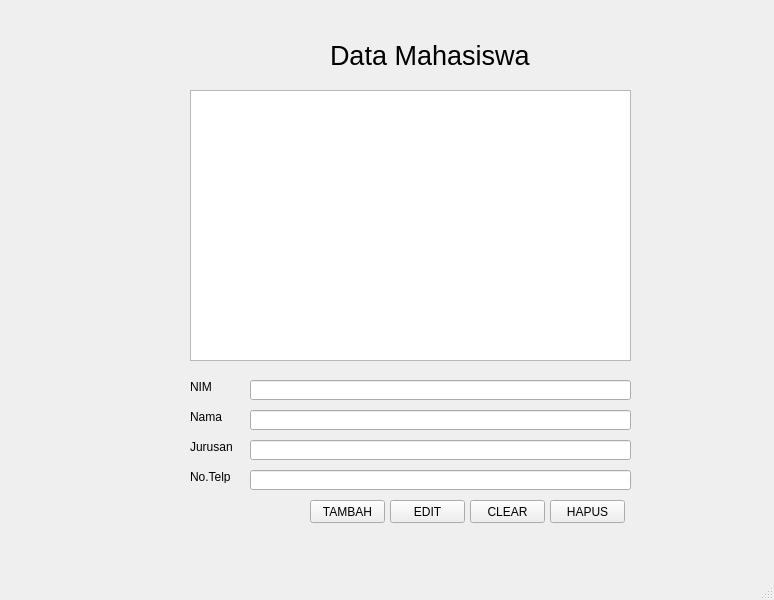
<?xml version="1.0" encoding="UTF-8"?>
<ui version="4.0">
 <class>MainWindow</class>
 <widget class="QMainWindow" name="MainWindow">
  <property name="geometry">
   <rect>
    <x>0</x>
    <y>0</y>
    <width>774</width>
    <height>600</height>
   </rect>
  </property>
  <property name="windowTitle">
   <string>MainWindow</string>
  </property>
  <widget class="QWidget" name="centralwidget">
   <widget class="QPlainTextEdit" name="plainTextEdit">
    <property name="geometry">
     <rect>
      <x>190</x>
      <y>90</y>
      <width>441</width>
      <height>271</height>
     </rect>
    </property>
   </widget>
   <widget class="QLabel" name="label">
    <property name="geometry">
     <rect>
      <x>330</x>
      <y>20</y>
      <width>251</width>
      <height>71</height>
     </rect>
    </property>
    <property name="minimumSize">
     <size>
      <width>0</width>
      <height>0</height>
     </size>
    </property>
    <property name="baseSize">
     <size>
      <width>0</width>
      <height>0</height>
     </size>
    </property>
    <property name="font">
     <font>
      <pointsize>20</pointsize>
     </font>
    </property>
    <property name="mouseTracking">
     <bool>false</bool>
    </property>
    <property name="text">
     <string>Data Mahasiswa</string>
    </property>
   </widget>
   <widget class="QLabel" name="label_2">
    <property name="geometry">
     <rect>
      <x>190</x>
      <y>380</y>
      <width>47</width>
      <height>13</height>
     </rect>
    </property>
    <property name="text">
     <string>NIM</string>
    </property>
   </widget>
   <widget class="QLabel" name="label_3">
    <property name="geometry">
     <rect>
      <x>190</x>
      <y>410</y>
      <width>47</width>
      <height>13</height>
     </rect>
    </property>
    <property name="text">
     <string>Nama</string>
    </property>
   </widget>
   <widget class="QLabel" name="label_4">
    <property name="geometry">
     <rect>
      <x>190</x>
      <y>470</y>
      <width>47</width>
      <height>13</height>
     </rect>
    </property>
    <property name="text">
     <string>No.Telp</string>
    </property>
   </widget>
   <widget class="QLabel" name="label_5">
    <property name="geometry">
     <rect>
      <x>190</x>
      <y>440</y>
      <width>47</width>
      <height>13</height>
     </rect>
    </property>
    <property name="text">
     <string>Jurusan</string>
    </property>
   </widget>
   <widget class="QLineEdit" name="lineEdit">
    <property name="geometry">
     <rect>
      <x>250</x>
      <y>380</y>
      <width>381</width>
      <height>20</height>
     </rect>
    </property>
   </widget>
   <widget class="QLineEdit" name="lineEdit_2">
    <property name="geometry">
     <rect>
      <x>250</x>
      <y>410</y>
      <width>381</width>
      <height>20</height>
     </rect>
    </property>
   </widget>
   <widget class="QLineEdit" name="lineEdit_3">
    <property name="geometry">
     <rect>
      <x>250</x>
      <y>440</y>
      <width>381</width>
      <height>20</height>
     </rect>
    </property>
   </widget>
   <widget class="QLineEdit" name="lineEdit_4">
    <property name="geometry">
     <rect>
      <x>250</x>
      <y>470</y>
      <width>381</width>
      <height>20</height>
     </rect>
    </property>
   </widget>
   <widget class="QPushButton" name="pushButton">
    <property name="geometry">
     <rect>
      <x>310</x>
      <y>500</y>
      <width>75</width>
      <height>23</height>
     </rect>
    </property>
    <property name="text">
     <string>TAMBAH</string>
    </property>
   </widget>
   <widget class="QPushButton" name="pushButton_2">
    <property name="geometry">
     <rect>
      <x>550</x>
      <y>500</y>
      <width>75</width>
      <height>23</height>
     </rect>
    </property>
    <property name="text">
     <string>HAPUS</string>
    </property>
   </widget>
   <widget class="QPushButton" name="pushButton_3">
    <property name="geometry">
     <rect>
      <x>470</x>
      <y>500</y>
      <width>75</width>
      <height>23</height>
     </rect>
    </property>
    <property name="text">
     <string>CLEAR</string>
    </property>
   </widget>
   <widget class="QPushButton" name="pushButton_4">
    <property name="geometry">
     <rect>
      <x>390</x>
      <y>500</y>
      <width>75</width>
      <height>23</height>
     </rect>
    </property>
    <property name="text">
     <string>EDIT</string>
    </property>
   </widget>
  </widget>
  <widget class="QMenuBar" name="menubar">
   <property name="geometry">
    <rect>
     <x>0</x>
     <y>0</y>
     <width>774</width>
     <height>21</height>
    </rect>
   </property>
  </widget>
  <widget class="QStatusBar" name="statusbar"/>
 </widget>
 <resources/>
 <connections/>
</ui>
